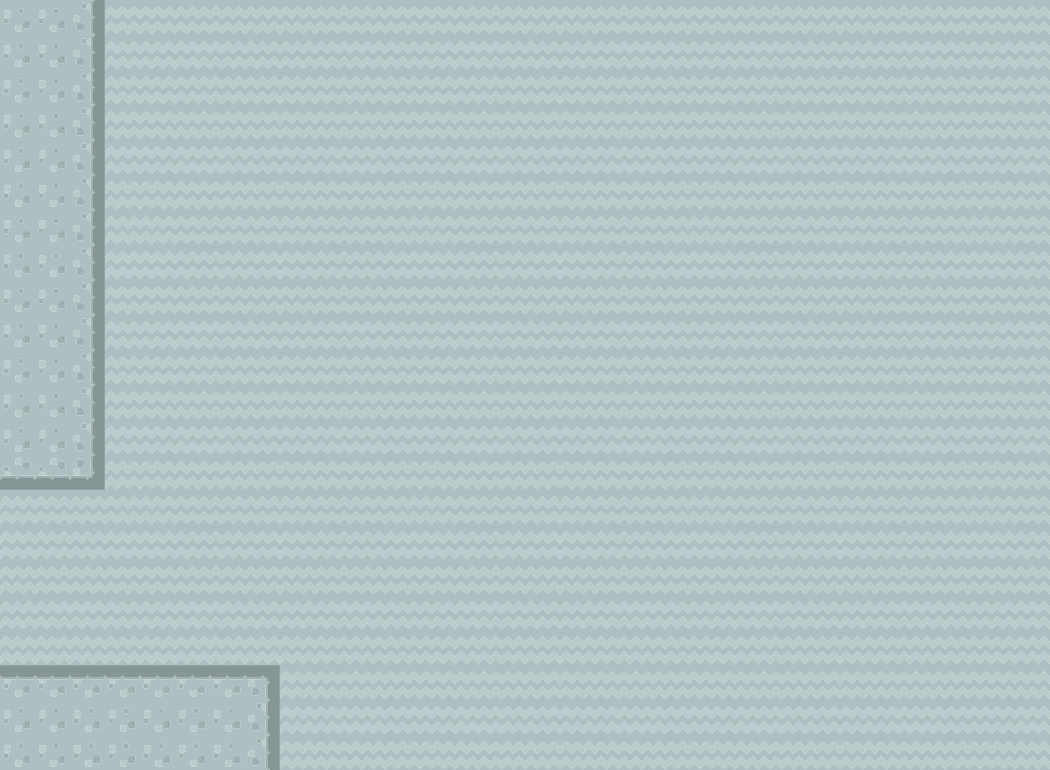

A 2D game scene composited from a Tiled map and its tileset images. What follows is a short description and the map's XML, with each tile layer's data collapsed to a summary:
An orthogonal 30x22 tile map with 35x35 px tiles, 2 tile layers (Background, Primary), 2 tilesets and 4 objects (MovingPlatform, Player).

<map version="1.0" orientation="orthogonal" renderorder="right-down" width="30" height="22" tilewidth="35" tileheight="35">
 <tileset firstgid="1" name="objects" tilewidth="35" tileheight="35" spacing="5">
  <image source="../graphics/objects.png" width="256" height="64" />
  <tile id="3">
   <properties>
    <property name="finalPosX" value="29" />
    <property name="finalPosY" value="3" />
    <property name="speed" value="5" />
   </properties>
  </tile>
 </tileset>
 <tileset firstgid="7" name="tiles" tilewidth="35" tileheight="35" spacing="2">
  <image source="../graphics/tiles.png" width="1024" height="512" />
  <tile id="190">
   <properties>
    <property name="finalPosX" value="" />
    <property name="finalPosY" value="" />
    <property name="speed" value="5" />
   </properties>
  </tile>
 </tileset>
 <layer name="Background" width="30" height="22">
  <data>[660 cells, 660 non-empty, 1 distinct tile ids]</data>
 </layer>
 <layer name="Primary" width="30" height="22">
  <data>[660 cells, 66 non-empty, 6 distinct tile ids]</data>
 </layer>
 <objectgroup name="Physics">
  <object x="0" y="665" width="280" height="105" />
  <object x="0" y="0" width="105" height="490" />
 </objectgroup>
 <objectgroup name="Objects">
  <object name="MovingPlatform" type="MovingPlatform" gid="4" x="350" y="700">
   <properties>
    <property name="finalPosX" value="30" />
    <property name="finalPosY" value="2" />
    <property name="speed" value="5" />
   </properties>
  </object>
  <object name="Player" type="Player" gid="1" x="0" y="665" />
 </objectgroup>
</map>
